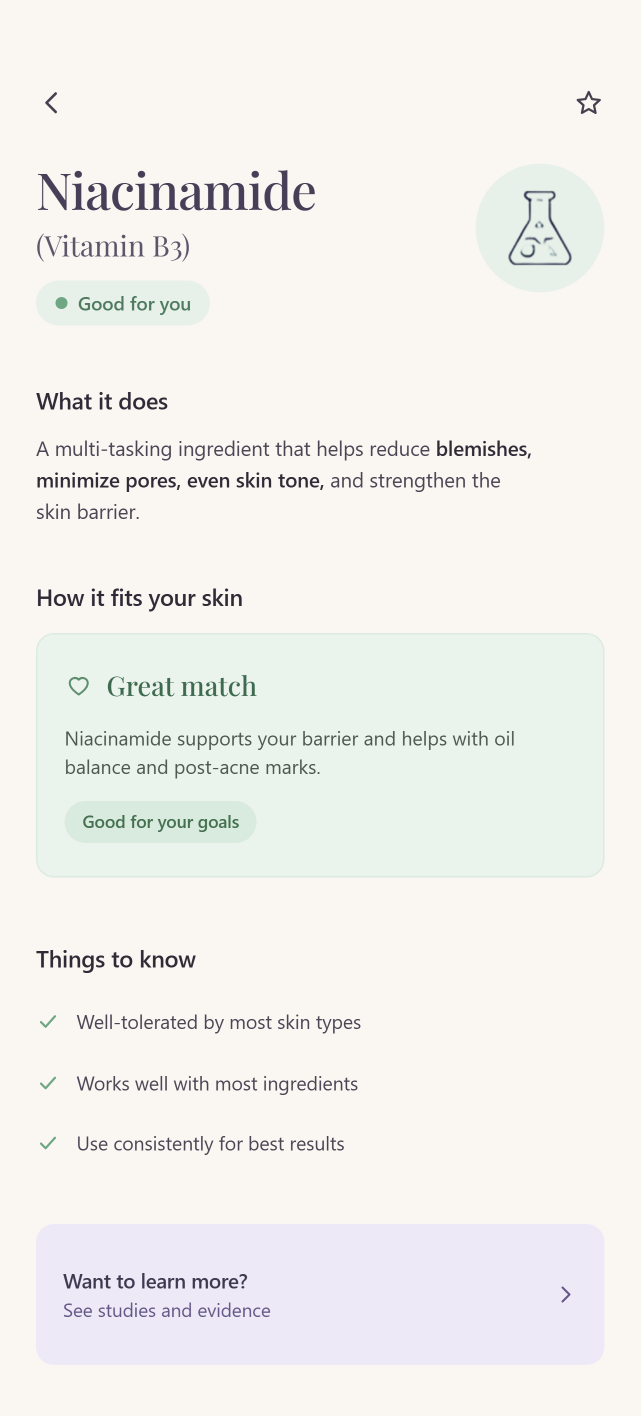
#> input picture images/ingredient-detail.png, 1281 x 2832 px (shown at 1/2 size)
$ python strip_background.py ../images/ingredient-detail.png ../images/ingredient-detail.png
#> lines starting #> are read from the running program, lines starting #| are printed output that depends on the picture
#> further down, im is the input picture: PIL image 1281x2832 RGBA; mean R, G, B, A 241.7, 240.8, 238.1, 255
#> in already_transparent, `alpha = np.asarray(rgba)[:, :, 3]`: alpha: shape (2832, 1281); every value is 255
#| ../images/ingredient-detail.png: mode=RGBA, no real alpha — stripping near-white background
"""
One-off asset prep: convert an illustration sheet with a baked-in near-white
background to real RGBA transparency.

Both source sheets (assets/images/1.png, 2.jpeg) turned out to have NO real
alpha channel despite looking transparent in a viewer — what looks like a
transparency checkerboard is actually a faint two-tone pattern baked into the
pixels themselves (alternating ~254/~248 and ~255/~246 in samples). So both
need this treatment, not just the JPEG.

Threshold choice: the three pastel fills used across the sheets sample to
peach #FCD6C6 (min channel 198), blush #FCE1DB (min channel 219), and sage
#CDD8BE (min channel 190). The background's min channel measures ~245-255.
That's a ~30-55 point gap, so a min(R,G,B) >= 235 cutoff (feathered over the
last 8 levels for anti-aliased edges) clears the background without touching
any pastel fill or the line art.

Run:
    python scripts/strip_background.py assets/images/1.png /path/to/preview.png
"""

import sys
from PIL import Image
import numpy as np

THRESHOLD = 235
FEATHER = 8  # ramp width below THRESHOLD over which alpha fades in


def strip_near_white(im: Image.Image, threshold: int = THRESHOLD, feather: int = FEATHER) -> Image.Image:
#> called with threshold = 235, feather = 8
    rgba = im.convert("RGBA")
    arr = np.asarray(rgba).astype(np.int16)
    rgb = arr[:, :, :3]
    min_channel = rgb.min(axis=2)

    # alpha = 255 where min_channel <= threshold-feather (kept fully opaque)
    #       = 0   where min_channel >= threshold (fully transparent)
    #       linear ramp in between, to avoid a jagged binary edge
    lo = threshold - feather
    alpha = np.clip((threshold - min_channel) / feather, 0.0, 1.0) * 255
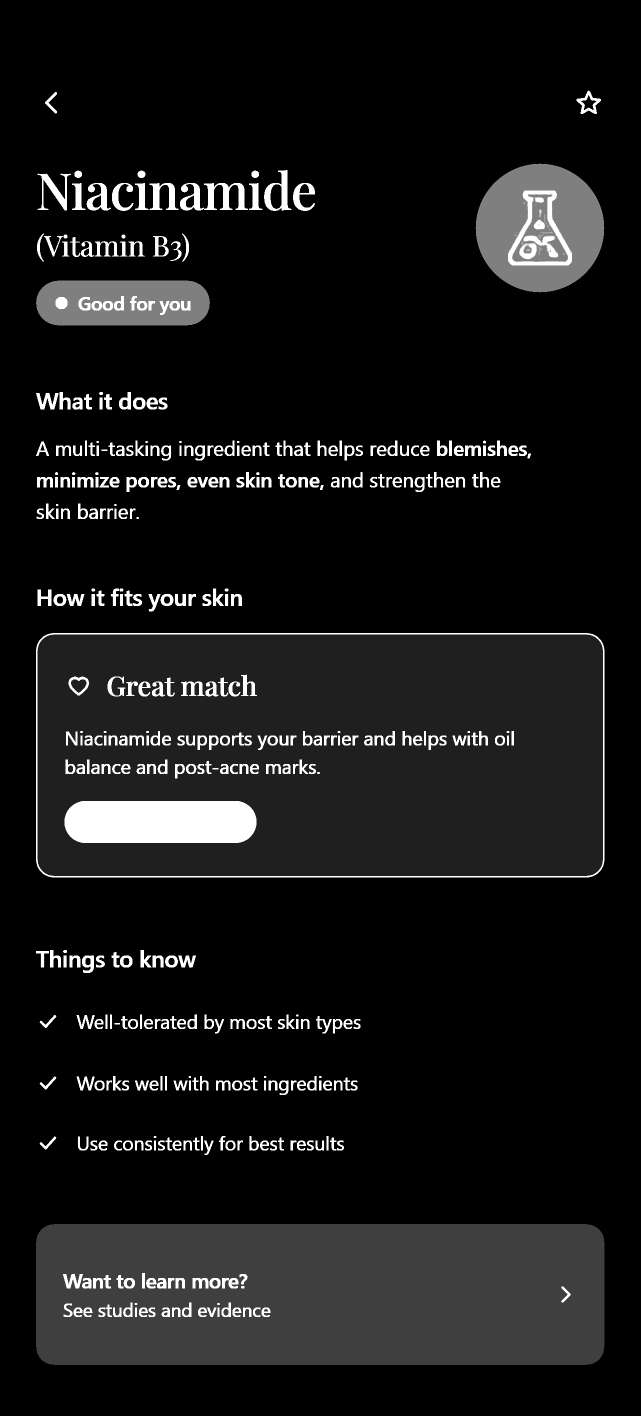
#> alpha: shape (2832, 1281) float64 (shown at 1/2 size); min 0, max 255, mean 22.8
    alpha = alpha.astype(np.uint8)

    out = arr.copy()
    out[:, :, 3] = alpha
    return Image.fromarray(out.astype(np.uint8), mode="RGBA")


def already_transparent(im: Image.Image) -> bool:
    if im.mode not in ("RGBA", "LA") and "transparency" not in im.info:
        return False
    rgba = im.convert("RGBA")
    alpha = np.asarray(rgba)[:, :, 3]
    return bool((alpha < 250).any())


if __name__ == "__main__":
    src, dest = sys.argv[1], sys.argv[2]
    im = Image.open(src)
    if already_transparent(im):
        print(f"{src}: already has real transparency, copying through unchanged")
        im.convert("RGBA").save(dest)
    else:
        print(f"{src}: mode={im.mode}, no real alpha — stripping near-white background")
        strip_near_white(im).save(dest)
    print(f"wrote {dest}")
